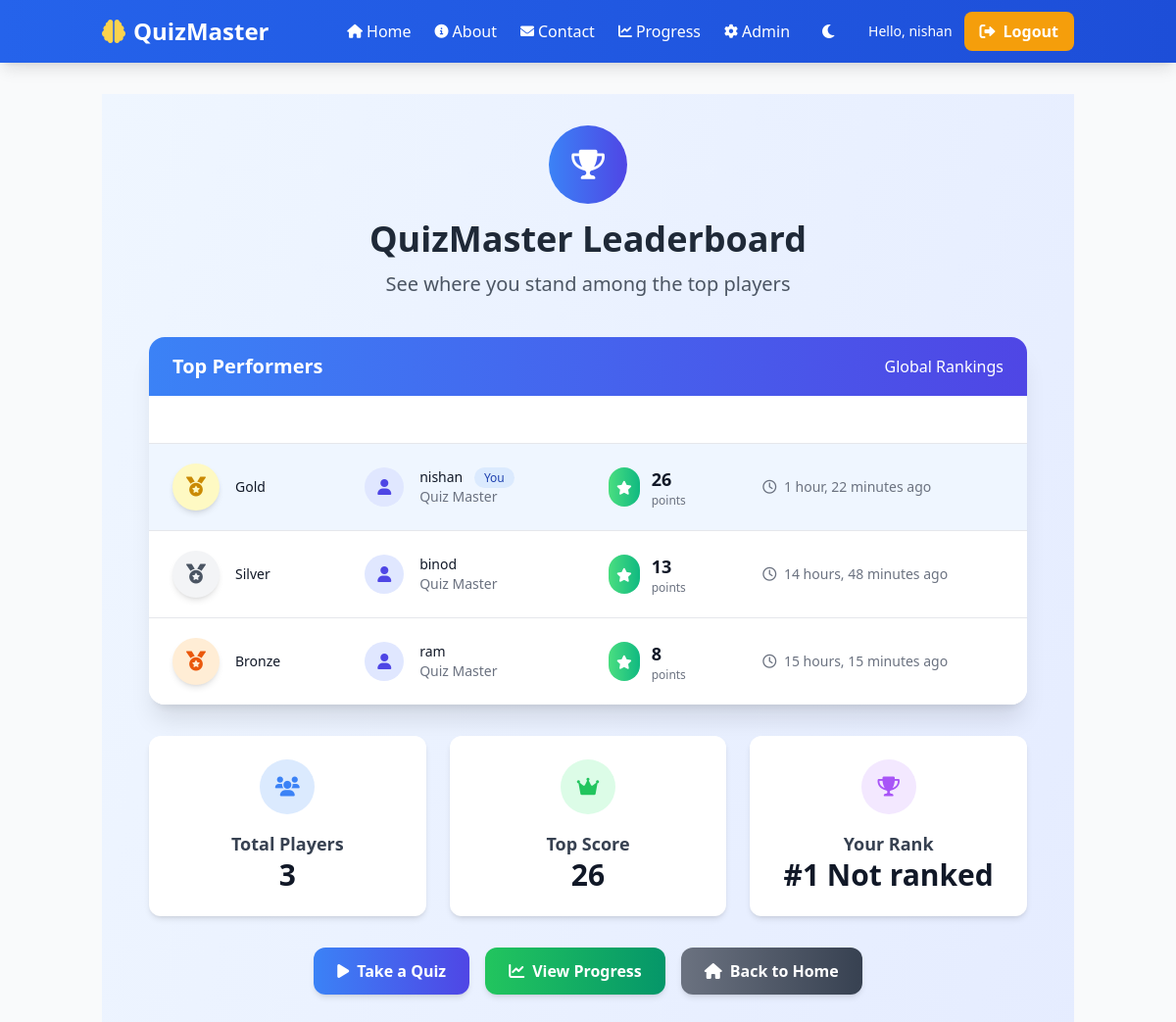
Page /leaderboard/ (signed in) on the committed database.
### quiz_app/models.py (models this page shows)
class Leaderboard(models.Model):
    user = models.OneToOneField(User, on_delete=models.CASCADE, related_name='leaderboard')
    score = models.IntegerField(default=0)
    rank = models.IntegerField(default=0)
    updated_at = models.DateTimeField(auto_now=True)
    class Meta:
        ordering = ['-score', 'updated_at']

### quiz_app/views.py (the view)
# urls.py: path('leaderboard/', views.leaderboard, name='leaderboard'),
def leaderboard(request):
    leaders = Leaderboard.objects.all()[:20]
    for i, leader in enumerate(leaders):
        leader.rank = i + 1
    return render(request, 'leaderboard.html', {'leaders': leaders})

### templates/leaderboard.html (shortened to what this page needs)
{% extends 'base.html' %}
{% block content %}
<div class="min-h-screen bg-gradient-to-br from-blue-50 to-indigo-100 dark:from-gray-900 dark:to-gray-800 py-8 px-4">
    <div class="max-w-4xl mx-auto">
        <div class="text-center mb-10">
            <div class="inline-flex items-center justify-center w-20 h-20 bg-gradient-to-r from-blue-500 to-indigo-600 rounded-full mb-4">
                <i class="fas fa-trophy text-3xl text-white"></i>
            </div>
            <h1 class="text-4xl font-bold text-gray-800 dark:text-white mb-3">QuizMaster Leaderboard</h1>
            <p class="text-xl text-gray-600 dark:text-gray-300">See where you stand among the top players</p>
        </div>
        <div class="bg-white dark:bg-gray-800 rounded-2xl shadow-xl overflow-hidden mb-8">
            <div class="bg-gradient-to-r from-blue-500 to-indigo-600 px-6 py-4">
                <div class="flex items-center justify-between">
                    <h2 class="text-xl font-bold text-white">Top Performers</h2>
                    <div class="flex items-center space-x-2">
                        <span class="text-white font-medium">Global Rankings</span>
                    </div>
                </div>
            </div>
            <div class="overflow-x-auto">
                <table class="min-w-full divide-y divide-gray-200 dark:divide-gray-700">
                    <thead>
                    </thead>
                    <tbody class="bg-white dark:bg-gray-800 divide-y divide-gray-200 dark:divide-gray-700">
                        {% for leader in leaders %}
                        <tr class="{% if leader.user == user %}bg-blue-50 dark:bg-blue-900/20{% else %}hover:bg-gray-50 dark:hover:bg-gray-700/50{% endif %} transition-colors duration-200">
                            <td class="px-6 py-5 whitespace-nowrap">
                                <div class="flex items-center">
                                    <div class="flex-shrink-0 h-12 w-12 flex items-center justify-center rounded-full
                                        {% if leader.rank == 1 %}bg-yellow-100 text-yellow-600 shadow-md
                                        {% elif leader.rank == 2 %}bg-gray-100 text-gray-600 shadow-md
                                        {% elif leader.rank == 3 %}bg-orange-100 text-orange-600 shadow-md
                                        {% else %}bg-blue-100 text-blue-600 dark:bg-blue-900/30 dark:text-blue-300{% endif %}">
                                        {% if leader.rank <= 3 %}
                                        <i class="fas fa-medal text-xl"></i>
                                        {% else %}
                                        <span class="font-bold text-lg">{{ leader.rank }}</span>
                                        {% endif %}
                                    </div>
                                    <div class="ml-4">
                                        <div class="text-sm font-medium text-gray-900 dark:text-white">
                                            {% if leader.rank == 1 %}Gold
                                            {% elif leader.rank == 2 %}Silver
                                            {% elif leader.rank == 3 %}Bronze
                                            {% else %}Rank #{{ leader.rank }}
                                            {% endif %}
                                        </div>
                                    </div>
                                </div>
                            </td>
                            <td class="px-6 py-5 whitespace-nowrap">
                                <div class="flex items-center">
                                    <div class="flex-shrink-0 h-10 w-10 bg-indigo-100 dark:bg-indigo-900 rounded-full flex items-center justify-center">
                                        <i class="fas fa-user text-indigo-600 dark:text-indigo-300"></i>
                                    </div>
                                    <div class="ml-4">
                                        <div class="text-sm font-medium text-gray-900 dark:text-white">
                                            {{ leader.user.username }}
                                            {% if leader.user == user %}
                                            <span class="ml-2 bg-blue-100 text-blue-800 text-xs font-medium px-2.5 py-0.5 rounded-full dark:bg-blue-900 dark:text-blue-300">You</span>
                                            {% endif %}
                                        </div>
                                        <div class="text-sm text-gray-500 dark:text-gray-400">
                                            {% if leader.user.first_name or leader.user.last_name %}
                                            {{ leader.user.first_name }} {{ leader.user.last_name }}
                                            {% else %}
                                            Quiz Master
                                            {% endif %}
                                        </div>
                                    </div>
                                </div>
                            </td>
                            <td class="px-6 py-5 whitespace-nowrap">
                                <div class="flex items-center">
                                    <div class="bg-gradient-to-r from-green-400 to-emerald-500 rounded-full p-2 mr-3">
                                        <i class="fas fa-star text-white text-sm"></i>
                                    </div>
                                    <div>
                                        <div class="text-lg font-bold text-gray-900 dark:text-white">{{ leader.score }}</div>
                                        <div class="text-xs text-gray-500 dark:text-gray-400">points</div>
                                    </div>
                                </div>
                            </td>
                            <td class="px-6 py-5 whitespace-nowrap">
                                <div class="text-sm text-gray-500 dark:text-gray-400">
                                    <i class="far fa-clock mr-1"></i>
                                    {{ leader.updated_at|timesince }} ago
                                </div>
                            </td>
                        </tr>
                        {% endfor %}
                    </tbody>
                </table>
            </div>
        </div>
        <div class="grid grid-cols-1 md:grid-cols-3 gap-6 mb-8">
            <div class="bg-white dark:bg-gray-800 rounded-xl shadow-md p-6 text-center">
                <div class="w-14 h-14 bg-blue-100 dark:bg-blue-900 rounded-full flex items-center justify-center mx-auto mb-4">
                    <i class="fas fa-users text-blue-500 text-xl"></i>
                </div>
                <h3 class="text-lg font-semibold text-gray-700 dark:text-gray-300">Total Players</h3>
                <p class="text-3xl font-bold text-gray-900 dark:text-white">{{ leaders|length }}</p>
            </div>
            <div class="bg-white dark:bg-gray-800 rounded-xl shadow-md p-6 text-center">
                <div class="w-14 h-14 bg-green-100 dark:bg-green-900 rounded-full flex items-center justify-center mx-auto mb-4">
                    <i class="fas fa-crown text-green-500 text-xl"></i>
                </div>
                <h3 class="text-lg font-semibold text-gray-700 dark:text-gray-300">Top Score</h3>
                <p class="text-3xl font-bold text-gray-900 dark:text-white">
                    {% if leaders.0.score %}{{ leaders.0.score }}{% else %}0{% endif %}
                </p>
            </div>
            <div class="bg-white dark:bg-gray-800 rounded-xl shadow-md p-6 text-center">
                <div class="w-14 h-14 bg-purple-100 dark:bg-purple-900 rounded-full flex items-center justify-center mx-auto mb-4">
                    <i class="fas fa-trophy text-purple-500 text-xl"></i>
                </div>
                <h3 class="text-lg font-semibold text-gray-700 dark:text-gray-300">Your Rank</h3>
                <p class="text-3xl font-bold text-gray-900 dark:text-white">
                    {% for leader in leaders %}
                        {% if leader.user == user %}
                            #{{ leader.rank }}
                        {% endif %}
                    {% endfor %}
                    {% if not user_rank %}Not ranked{% endif %}
                </p>
            </div>
        </div>
        <div class="flex flex-col sm:flex-row justify-center gap-4">
            <a href="{% url 'quiz' %}" class="bg-gradient-to-r from-blue-500 to-indigo-600 hover:from-blue-600 hover:to-indigo-700 text-white font-bold py-3 px-6 rounded-xl transition-all duration-300 flex items-center justify-center shadow-md hover:shadow-lg">
                <i class="fas fa-play mr-2"></i> Take a Quiz
            </a>
            <a href="{% url 'progress' %}" class="bg-gradient-to-r from-green-500 to-emerald-600 hover:from-green-600 hover:to-emerald-700 text-white font-bold py-3 px-6 rounded-xl transition-all duration-300 flex items-center justify-center shadow-md hover:shadow-lg">
                <i class="fas fa-chart-line mr-2"></i> View Progress
            </a>
            <a href="{% url 'index' %}" class="bg-gradient-to-r from-gray-500 to-gray-700 hover:from-gray-600 hover:to-gray-800 text-white font-bold py-3 px-6 rounded-xl transition-all duration-300 flex items-center justify-center shadow-md hover:shadow-lg">
                <i class="fas fa-home mr-2"></i> Back to Home
            </a>
        </div>
    </div>
</div>
{% endblock %}

### templates/base.html (shortened to what this page needs)
<!DOCTYPE html>
<html lang="en">
<head>
    <script src="https://cdn.tailwindcss.com"></script>
    <link href="https://cdnjs.cloudflare.com/ajax/libs/font-awesome/6.0.0/css/all.min.css" rel="stylesheet">
</head>
<body class="bg-gray-50 dark:bg-gray-900 min-h-screen flex flex-col">
    <nav class="bg-gradient-to-r from-primary-600 to-primary-700 text-white shadow-lg sticky top-0 z-50">
        <div class="container mx-auto px-4">
            <div class="flex justify-between items-center py-3">
                <a href="{% url 'index' %}" class="text-2xl font-bold flex items-center space-x-2">
                    <i class="fas fa-brain text-amber-300"></i>
                    <span class="hidden sm:inline">QuizMaster</span>
                </a>
                <div class="hidden md:flex items-center space-x-6">
                    <a href="{% url 'index' %}" class="hover:text-amber-200 transition-all flex items-center space-x-1">
                        <i class="fas fa-home text-sm"></i>
                        <span>Home</span>
                    </a>
                    <a href="{% url 'about' %}" class="hover:text-amber-200 transition-all flex items-center space-x-1">
                        <i class="fas fa-info-circle text-sm"></i>
                        <span>About</span>
                    </a>
                    <a href="{% url 'contact' %}" class="hover:text-amber-200 transition-all flex items-center space-x-1">
                        <i class="fas fa-envelope text-sm"></i>
                        <span>Contact</span>
                    </a>
                    {% if user.is_authenticated %}
                    <a href="{% url 'progress' %}" class="hover:text-amber-200 transition-all flex items-center space-x-1">
                        <i class="fas fa-chart-line text-sm"></i>
                        <span>Progress</span>
                    </a>
                    {% if user.is_staff %}
                    <a href="{% url 'admin_dashboard' %}" class="hover:text-amber-200 transition-all flex items-center space-x-1">
                        <i class="fas fa-cog text-sm"></i>
                        <span>Admin</span>
                    </a>
                    {% endif %}
                    {% endif %}
                    <button id="darkModeToggle" class="p-2 rounded-full hover:bg-primary-500 transition-all">
                        <i class="fas fa-moon" id="darkIcon"></i>
                    </button>
                    {% if user.is_authenticated %}
                    <div class="flex items-center space-x-3">
                        <span class="text-sm">Hello, {{ user.username }}</span>
                        <a href="{% url 'logout' %}" class="bg-amber-500 hover:bg-amber-600 px-4 py-2 rounded-lg font-semibold transition-all flex items-center space-x-2">
                            <i class="fas fa-sign-out-alt"></i>
                            <span>Logout</span>
                        </a>
                    </div>
                    {% else %}
                    <div class="flex items-center space-x-3">
                        <a href="{% url 'login' %}" class="hover:text-amber-200 transition-all">Login</a>
                        <a href="{% url 'register' %}" class="bg-amber-500 hover:bg-amber-600 px-4 py-2 rounded-lg font-semibold transition-all">Register</a>
                    </div>
                    {% endif %}
                </div>
            </div>
        </div>
    </nav>
    <main class="flex-grow container mx-auto px-4 py-8">
        {% block content %}
        {% endblock %}
    </main>
</body>
</html>

### templates/base.html (style rules this page uses)
.transition-all { transition: all 0.3s ease; }

### templates/leaderboard.html (style rules this page uses)
.animate-fade-in { animation: fadeIn 0.6s ease-out forwards; }
tr { opacity: 0; }
tr.animate-fade-in { animation: fadeIn 0.5s ease-out forwards; }

### rows in the picture
Leaderboard: shows "Gold", user.username "nishan", shows "You", shows "Quiz Master", score "26", updated_at "1 hour, 22 minutes", rank "1"
Leaderboard: rank 2 (drawn), user.username "binod", shows "Quiz Master", score "13", updated_at "14 hours, 48 minutes"
Leaderboard: rank 3 (drawn), user.username "ram", shows "Quiz Master", score "8", updated_at "15 hours, 15 minutes"

### other values in the picture
{{ user.username }} "nishan"
{{ leaders|length }} "3"
